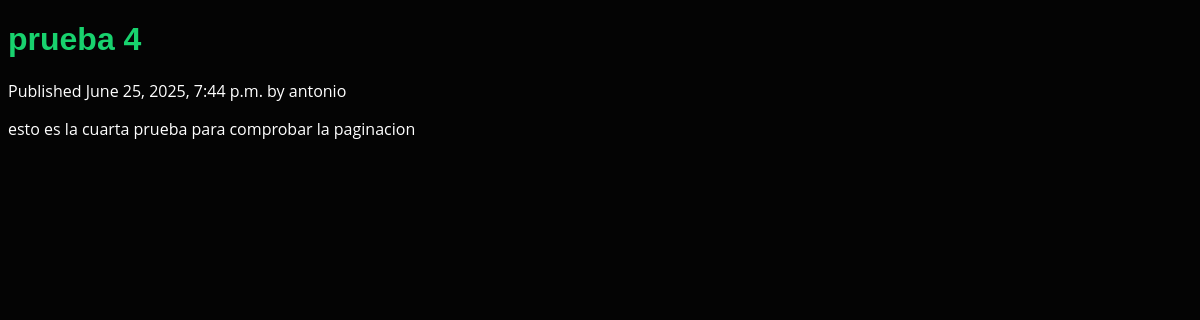
The app's page /blog/2025/6/25/prueba-4/ with its own data.
### blog_app/models.py (models this page shows, shortened)
class Post(models.Model):
    STATUS_CHOICES = (
        ("draft", "Draft"),
        ("published", "Published")
    )
    title = models.CharField(max_length=250)
    slug = models.SlugField(max_length=250,
                            unique_for_date="publish")
    author = models.ForeignKey(User,
                              on_delete=models.CASCADE,
                              related_name="blog_posts")
    body = models.TextField()
    publish = models.DateTimeField(default=timezone.now)
    created = models.DateTimeField(auto_now=True)
    updated = models.DateField(auto_now=True)
    status = models.CharField(max_length=10,
                              choices=STATUS_CHOICES,
                              default="draft")
    objects = models.Manager()
    published = PublishedManager()
    class Meta:
        ordering = ("-publish",)

### blog_app/views.py (the view)
def post_detail(request, year, month, day, post):
    post = get_object_or_404(Post, slug=post,
                                    status="published",
                                    publish__year=year,
                                    publish__month=month,
                                    publish__day=day)
    return render(request,
                  "blog/post/detail.html",
                  {"post":post})

### blog_app/templates/blog/post/detail.html (shortened to what this page needs)
{% extends "blog/base.html" %}
{% block content %}
<a><h1>{{post.title}}</h1></a>
<p class="date">
    Published {{post.publish}} by {{post.author}}
</p>
{{post.body | linebreaks}}
{% endblock %}

### static/css/blog.css (style rules this page uses)
body { font-family: "Open Sans", sans-serif; background-color: #040404; color: #fff; position: relative; background: transparent; }
body::before { content: ""; position: fixed; background: #040404 url("../img/1.jpg") top right no-repeat; background-size: contain; left: 0; right: 0; top: 0; height: 100vh; z-index: -1; }
@media (min-width: 1024px) { body::before { background-attachment: fixed; } }
a { color: #18d26e; text-decoration: none; }
h1, h2, h3, h4, h5, h6 { font-family: "Raleway", sans-serif; }

### records on screen
Post: title "prueba 4", publish "June 25, 2025, 7:44 p.m.", author "antonio", body "esto es la cuarta prueba para comprobar la paginacion"
